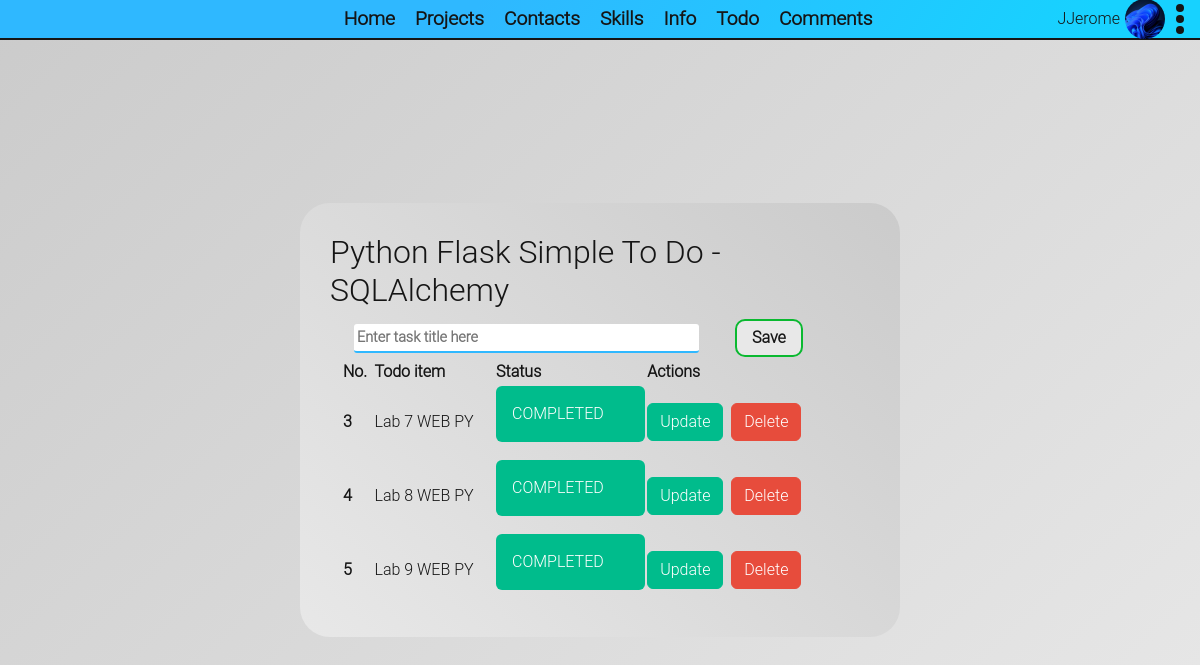
The app's page /todo (signed in) with its own data.
### entitys/User.py (models this page shows, shortened)
class AuthUser(db.Model, UserMixin):
    id = db.Column(db.Integer, primary_key=True)
    email = db.Column(db.String(35), unique=True, nullable=False)
    username = db.Column(db.String(30), unique=True, nullable=False)
    password_hash = db.Column(db.String(60), unique=False, nullable=False)
    avatar_image = db.Column(db.String(30), nullable=True, default=AVATAR_DEFAULT)
    about_me = db.Column(db.String(500), nullable=True, default="")
    last_seen = db.Column(db.DateTime, nullable=True, default=datetime.datetime.now().replace(microsecond=0))
    @property
    def password(self):
        raise AttributeError("password is not a readable attribute")
    @staticmethod
    @login_manager.user_loader
    def user_loader(user_id: int):
        return AuthUser.query.get(user_id)

### entitys/ToDo.py (models this page shows, shortened)
class ToDo(db.Model):
    id = db.Column(db.Integer, primary_key=True)
    title = db.Column(db.String(100))
    completed = db.Column(db.Boolean)
    status = db.Column(db.String(20))
    class Status:
        COMPLETED = "COMPLETED"
        IN_PROGRESS = "IN_PROGRESS"

### app/controller/UserController.py (the view)
@app.route('/todo', methods=["GET"])
@login_required
def todo_page():
    return base_render("todo-page.html", todo_list=ToDo.query.all(), todo_form=ToDoForm())

### app/forms/ToDo.py
class ToDoForm(FlaskForm):
    title = StringField("", validators=[DataRequired(message="This field is required.")])
    submit = SubmitField("Save")

### app/controller/UserController.py (called while the page is built)
@app.after_request
def after_request(response):
    if current_user:
        current_user.last_seen = datetime.now().replace(microsecond=0)
        try:
            db.session.commit()
        except:
            flash('Error while update user last seen!', 'danger')
    return response

### app/views.py (called while the page is built)
def base_render(template: str, **context):
    return render_template(template, about_os=platform.platform(), user_agent_info=request.user_agent.string, **context)

### app/templates/todo-page.html (shortened to what this page needs)
{% extends 'portfolio-base.html' %}
{% block links %}
    <link rel="stylesheet" type="text/css" href="{{ url_for('static', filename='css/todo-page.css') }}">
{% endblock %}
{% set status_style_class = {
"COMPLETED": "alert-success",
"IN_PROGRESS": "alert-secondary"
} %}
{% from "render-filed.html" import render_field %}
{% block content %}
    <div class="main-wrapper">
        <main class="main container w-50">
            <div class="row">
                <h3>Python Flask Simple To Do - SQLAlchemy</h3>
            </div>
            <div class="row container">
                <form
                        class="row todo-add-part d-flex flex-row align-items-center"
                        action="{{ url_for("add_todo") }}"
                        METHOD="post"
                        novalidate
                >
                    {{ render_field(todo_form.title, class="default-input", placeholder="Enter task title here") }}
                    {{ todo_form.submit(class="default-submit w-auto mx-4") }}
                </form>
                <div class="row todo-table">
                    <table>
                        <thead>
                        <tr>
                            <th scope="col">No.</th>
                            <th scope="col">Todo item</th>
                            <th scope="col">Status</th>
                            <th scope="col">Actions</th>
                        </tr>
                        </thead>
                        <tbody>
                        {% for todo in todo_list %}
                            <tr>
                                <th scope="row">{{ todo.id }}</th>
                                <td>{{ todo.title }}</td>
                                <td>
                                    <div class="alert {{ status_style_class[todo.status] }}" role="alert">
                                        {{ todo.status }}
                                    </div>
                                </td>
                                <td>
                                    <a href="{{ url_for("update_todo", id=todo.id) }}" class="btn btn-success">Update</a>
                                    <a href="{{ url_for("delete_todo", id=todo.id) }}" class="btn btn-danger ms-1">Delete</a>
                                </td>
                            </tr>
                        {% endfor %}
                        </tbody>
                    </table>
                </div>
            </div>
        </main>
    </div>
{% endblock %}

### app/templates/portfolio-base.html (shortened to what this page needs)
<!doctype html>
<html lang="en">
<head>
    <link rel="stylesheet" href="https://cdn.jsdelivr.net/npm/bootswatch@5.3.2/dist/darkly/bootstrap.min.css"
>
    <link rel="stylesheet" type="text/css" href="{{ url_for('static', filename='css/styles.css') }}">
    {% block links %}
    {% endblock %}
</head>
<body class="bg-white-gradient">
<header class="bg-blue-gradient">
    {% include "base-navigation.html" %}
    <div class="right-side">
        {% include "user_details_header.html" %}
    </div>
</header>
{% block content -%}
{% endblock %}
</body>
</html>

### app/templates/render-filed.html (shortened to what this page needs)
{% macro render_field(field) %}
    {% if field.type == 'BooleanField' %}
        <div class="d-flex flex-row justify-content-center align-items-center form-field-row">
            {% if field.label is defined and field.label.text %}
                <dt class="w-100 d-flex flex-row justify-content-center align-items-center">{{ field.label(class="control-label") }}
            {% endif %}
            {{ field(class="default-input mx-4", tabindex=1, **kwargs) | safe }}
        </div>
    {% else %}
        <div class="form-field-row">
            {{ field(class="default-input", tabindex=1, **kwargs) | safe }}
        </div>
    {% endif %}
{% endmacro %}

### app/templates/base-navigation.html
{% set navs = {
"Home": url_for('portfolio_main'),
"Projects": url_for('portfolio_projects'),
"Contacts": url_for('portfolio_contacts'),
"Skills": url_for('portfolio_skills'),
"Info": url_for('info'),
"Todo": url_for('todo_page'),
"Comments": url_for('comments_page')
} %}
<nav class="navigation">
    <ul class="nav-pages" id="navPages">
        {% for label, nav in navs.items() %}
            <li><a href="{{ nav }}">{{ label }}</a></li>
        {% endfor %}
    </ul>
</nav>

### app/templates/user_details_header.html (shortened to what this page needs)
{% block links %}
    <link rel="stylesheet" type="text/css" href="{{ url_for('static', filename='css/user_details_header.css') }}">
{% endblock %}
{% if not current_user.is_authenticated %}
    <div class="">
        <a href="{{ url_for("login") }}">Sign-in</a>
        <a href="{{ url_for("sign_up") }}">Sign-up</a>
    </div>
{% else %}
    <div class="d-flex flex-row align-items-center justify-content-center">
        <div>
            {{ current_user.username }}
        </div>
        <div class="user-details-avatar"
                style="background-image: url('{{ url_for('static', filename='users-avatars/' + current_user.avatar_image) }}')"
        >
        </div>
        <div class="nav-item dropdown">
            <a class="dropdown-toggle show user-details"
               data-bs-toggle="dropdown"
               role="button"
               aria-haspopup="true"
               aria-expanded="true"
            >
                <span></span>
                <span></span>
                <span></span>
            </a>
        </div>
    </div>
{% endif %}

### app/static/css/styles.css (style rules this page uses)
* { --white-color: #e8e8e8; --white-second-color: #cbcbcb; --black-color: #151515; --semi-black-color: #1515157F; --blue-color: #2FB8FFFF; --blue-second-color: #17D2FFFF; --grean-color: #0ab930; --grean-second-color: #2ac44d; --select-color: #ffe700; --select-hover-color: #ffe700; --white-gradient: linear-gradient(317deg, var(--white-color), var(--white-second-color)); --white-gradient-revers: linear-gradient(-317deg, var(--white-color), var(--white-second-color)); --blue-gradient: linear-gradient(123deg, var(--blue-color) 39.22%, var(--blue-second-color) 90.31%); --purple-gradient: linear-gradient(123deg, rgb(115, 33, 255) 39.22%, rgb(139, 84, 229) 90.31%); --light-purple-gradient: linear-gradient(123deg, rgb(139, 84, 229) 39.22%, rgb(169, 124, 245) 90.31%); font-family: "Roboto Light", sans-serif; color: var(--black-color); }
a { color: var(--black-color); }
div, ul, body { padding: 0; margin: 0; }
body { display: flex; flex-direction: column; min-height: 100vh; }
.bg-white-gradient { background: var(--white-gradient); }
.bg-blue-gradient { background: var(--blue-gradient); }
header { display: flex; align-items: center; justify-content: space-between; border-bottom: 2px solid var(--black-color); height: 40px; padding: 0 10px; }
.navigation { display: flex; flex-direction: row; justify-content: space-evenly; align-items: center; height: 40px; }
.nav-pages { list-style: none; display: flex; flex-direction: row; justify-content: space-between; align-content: center; max-width: 400px; width: 100%; height: 100%; }
.nav-pages li { display: flex; align-items: center; }
.nav-pages li a { font-size: 1.2rem; font-weight: 700; text-decoration: none; padding: 10px; transition: ease .2s; }
.default-input { width: 100%; margin: 3px 0; padding: 3px; border-radius: 3px; border: none; border-bottom: 2px solid var(--blue-color); font-size: .9rem; font-weight: 600; outline: none; transition: ease .15s; }
.default-submit { display: flex; box-sizing: border-box; margin: 2px; padding: 5px 15px; border-radius: 10px; font-size: 1rem; font-weight: 600; border: 2px solid var(--grean-color); background: var(--white-color); transition: ease .1s; }

### app/static/css/todo-page.css (style rules this page uses)
.main-wrapper { display: flex; flex: 1; flex-direction: column; align-items: center; justify-content: center; width: 100%; height: 100%; }
.main-wrapper .main { display: flex; flex-direction: column; justify-content: center; align-items: center; border-radius: 30px; padding: 30px; background: var(--white-gradient-revers); }
.form-field-row { width: 75%; }

### app/static/css/user_details_header.css (style rules this page uses)
.dropdown-toggle::after { content: none;!important; }
.user-details { display: flex; flex-direction: column; justify-content: space-between; align-items: center; height: 30px; width: 10px; margin: 0 5px; }
.user-details span { display: block; width: 8px; height: 8px; border-radius: 100%; background: var(--black-color); }
.user-details-avatar { margin: 5px; width: 40px; height: 40px; border-radius: 100%; background-position: center; background-size: cover;!important; }

### records on screen
ToDo: id "3", title "Lab 7 WEB PY", status "COMPLETED"
ToDo: id "4", title "Lab 8 WEB PY", status "COMPLETED"
ToDo: id "5", title "Lab 9 WEB PY", status "COMPLETED"

### other values on screen
{{ label }} "Home" "Projects" "Contacts" "Skills" "Info" "Todo" "Comments"
{{ current_user.username }} "JJerome"
